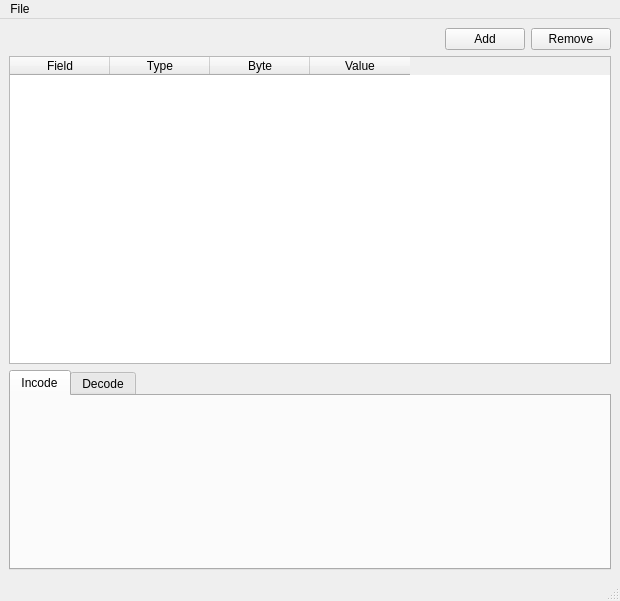
<?xml version="1.0" encoding="UTF-8"?>
<ui version="4.0">
 <class>MainWindow</class>
 <widget class="QMainWindow" name="MainWindow">
  <property name="geometry">
   <rect>
    <x>0</x>
    <y>0</y>
    <width>620</width>
    <height>601</height>
   </rect>
  </property>
  <property name="windowTitle">
   <string>MainWindow</string>
  </property>
  <widget class="QWidget" name="centralwidget">
   <layout class="QVBoxLayout" name="verticalLayout_2">
    <item>
     <layout class="QVBoxLayout" name="verticalLayout">
      <item>
       <layout class="QHBoxLayout" name="horizontalLayout">
        <item>
         <spacer name="horizontalSpacer">
          <property name="orientation">
           <enum>Qt::Horizontal</enum>
          </property>
          <property name="sizeHint" stdset="0">
           <size>
            <width>40</width>
            <height>20</height>
           </size>
          </property>
         </spacer>
        </item>
        <item>
         <widget class="QPushButton" name="add_button">
          <property name="text">
           <string>Add</string>
          </property>
         </widget>
        </item>
        <item>
         <widget class="QPushButton" name="remove_button">
          <property name="styleSheet">
           <string notr="true"/>
          </property>
          <property name="text">
           <string>Remove</string>
          </property>
         </widget>
        </item>
       </layout>
      </item>
      <item>
       <widget class="QTableWidget" name="tableWidget">
        <property name="minimumSize">
         <size>
          <width>0</width>
          <height>300</height>
         </size>
        </property>
        <property name="frameShape">
         <enum>QFrame::StyledPanel</enum>
        </property>
        <property name="gridStyle">
         <enum>Qt::SolidLine</enum>
        </property>
        <property name="columnCount">
         <number>4</number>
        </property>
        <column>
         <property name="text">
          <string>Field</string>
         </property>
        </column>
        <column>
         <property name="text">
          <string>Type</string>
         </property>
        </column>
        <column>
         <property name="text">
          <string>Byte</string>
         </property>
        </column>
        <column>
         <property name="text">
          <string>Value</string>
         </property>
        </column>
       </widget>
      </item>
      <item>
       <widget class="QTabWidget" name="tabWidget">
        <property name="minimumSize">
         <size>
          <width>600</width>
          <height>200</height>
         </size>
        </property>
        <property name="maximumSize">
         <size>
          <width>16777215</width>
          <height>200</height>
         </size>
        </property>
        <property name="currentIndex">
         <number>0</number>
        </property>
        <widget class="QWidget" name="tab_3">
         <attribute name="title">
          <string>Incode</string>
         </attribute>
        </widget>
        <widget class="QWidget" name="tab_4">
         <attribute name="title">
          <string>Decode</string>
         </attribute>
        </widget>
       </widget>
      </item>
     </layout>
    </item>
   </layout>
  </widget>
  <widget class="QMenuBar" name="menubar">
   <property name="geometry">
    <rect>
     <x>0</x>
     <y>0</y>
     <width>620</width>
     <height>22</height>
    </rect>
   </property>
   <widget class="QMenu" name="menu">
    <property name="title">
     <string>File</string>
    </property>
    <addaction name="actionOpen"/>
    <addaction name="actionSave"/>
    <addaction name="actionImport_below_selected_column"/>
   </widget>
   <addaction name="menu"/>
  </widget>
  <widget class="QStatusBar" name="statusbar"/>
  <action name="actionOpen">
   <property name="text">
    <string>Open</string>
   </property>
  </action>
  <action name="actionSave">
   <property name="text">
    <string>Save</string>
   </property>
  </action>
  <action name="actionImport_below_selected_column">
   <property name="text">
    <string>Import</string>
   </property>
  </action>
 </widget>
 <resources/>
 <connections/>
</ui>
